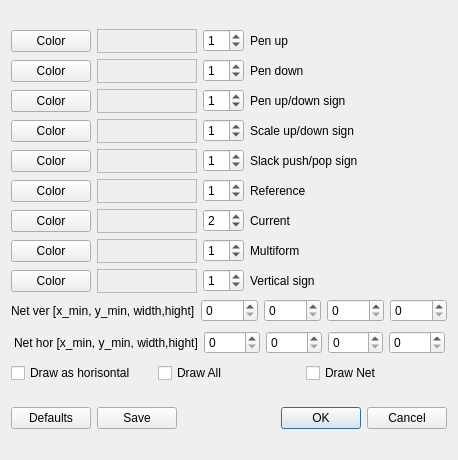
<?xml version="1.0" encoding="UTF-8"?>
<ui version="4.0">
 <class>DialogDrawVars</class>
 <widget class="QDialog" name="DialogDrawVars">
  <property name="geometry">
   <rect>
    <x>0</x>
    <y>0</y>
    <width>458</width>
    <height>460</height>
   </rect>
  </property>
  <property name="windowTitle">
   <string>Dialog</string>
  </property>
  <layout class="QVBoxLayout" name="verticalLayout_2">
   <item>
    <layout class="QVBoxLayout" name="verticalLayout">
     <item>
      <layout class="QHBoxLayout" name="horizontalLayout_2">
       <item>
        <widget class="QPushButton" name="pButton_color_pen_up">
         <property name="text">
          <string>Color</string>
         </property>
        </widget>
       </item>
       <item>
        <widget class="QGraphicsView" name="grView_color_pen_up">
         <property name="enabled">
          <bool>false</bool>
         </property>
         <property name="minimumSize">
          <size>
           <width>100</width>
           <height>0</height>
          </size>
         </property>
         <property name="maximumSize">
          <size>
           <width>100</width>
           <height>24</height>
          </size>
         </property>
         <property name="layoutDirection">
          <enum>Qt::LeftToRight</enum>
         </property>
         <property name="verticalScrollBarPolicy">
          <enum>Qt::ScrollBarAlwaysOff</enum>
         </property>
         <property name="horizontalScrollBarPolicy">
          <enum>Qt::ScrollBarAlwaysOff</enum>
         </property>
        </widget>
       </item>
       <item>
        <widget class="QSpinBox" name="spBox_width_pen_up">
         <property name="maximum">
          <number>16</number>
         </property>
         <property name="value">
          <number>1</number>
         </property>
        </widget>
       </item>
       <item>
        <widget class="QLabel" name="label_pen_up">
         <property name="text">
          <string>Pen up</string>
         </property>
        </widget>
       </item>
       <item>
        <spacer name="horizontalSpacer_2">
         <property name="orientation">
          <enum>Qt::Horizontal</enum>
         </property>
         <property name="sizeHint" stdset="0">
          <size>
           <width>40</width>
           <height>20</height>
          </size>
         </property>
        </spacer>
       </item>
      </layout>
     </item>
     <item>
      <layout class="QHBoxLayout" name="horizontalLayout">
       <item>
        <widget class="QPushButton" name="pButton_color_pen_down">
         <property name="text">
          <string>Color</string>
         </property>
        </widget>
       </item>
       <item>
        <widget class="QGraphicsView" name="grView_color_pen_down">
         <property name="enabled">
          <bool>false</bool>
         </property>
         <property name="minimumSize">
          <size>
           <width>100</width>
           <height>0</height>
          </size>
         </property>
         <property name="maximumSize">
          <size>
           <width>100</width>
           <height>24</height>
          </size>
         </property>
        </widget>
       </item>
       <item>
        <widget class="QSpinBox" name="spBox_width_pen_down">
         <property name="maximum">
          <number>16</number>
         </property>
         <property name="value">
          <number>1</number>
         </property>
        </widget>
       </item>
       <item>
        <widget class="QLabel" name="label_pen_down">
         <property name="text">
          <string>Pen down</string>
         </property>
        </widget>
       </item>
       <item>
        <spacer name="horizontalSpacer_4">
         <property name="orientation">
          <enum>Qt::Horizontal</enum>
         </property>
         <property name="sizeHint" stdset="0">
          <size>
           <width>40</width>
           <height>20</height>
          </size>
         </property>
        </spacer>
       </item>
      </layout>
     </item>
     <item>
      <layout class="QHBoxLayout" name="horizontalLayout_3">
       <item>
        <widget class="QPushButton" name="pButton_color_12">
         <property name="text">
          <string>Color</string>
         </property>
        </widget>
       </item>
       <item>
        <widget class="QGraphicsView" name="grView_color_12">
         <property name="enabled">
          <bool>false</bool>
         </property>
         <property name="minimumSize">
          <size>
           <width>100</width>
           <height>0</height>
          </size>
         </property>
         <property name="maximumSize">
          <size>
           <width>100</width>
           <height>24</height>
          </size>
         </property>
        </widget>
       </item>
       <item>
        <widget class="QSpinBox" name="spBox_width_12">
         <property name="maximum">
          <number>16</number>
         </property>
         <property name="value">
          <number>1</number>
         </property>
        </widget>
       </item>
       <item>
        <widget class="QLabel" name="label_12">
         <property name="text">
          <string>Pen up/down sign</string>
         </property>
        </widget>
       </item>
       <item>
        <spacer name="horizontalSpacer">
         <property name="orientation">
          <enum>Qt::Horizontal</enum>
         </property>
         <property name="sizeHint" stdset="0">
          <size>
           <width>40</width>
           <height>20</height>
          </size>
         </property>
        </spacer>
       </item>
      </layout>
     </item>
     <item>
      <layout class="QHBoxLayout" name="horizontalLayout_4">
       <item>
        <widget class="QPushButton" name="pButton_color_34">
         <property name="text">
          <string>Color</string>
         </property>
        </widget>
       </item>
       <item>
        <widget class="QGraphicsView" name="grView_color_34">
         <property name="enabled">
          <bool>false</bool>
         </property>
         <property name="minimumSize">
          <size>
           <width>100</width>
           <height>0</height>
          </size>
         </property>
         <property name="maximumSize">
          <size>
           <width>100</width>
           <height>24</height>
          </size>
         </property>
        </widget>
       </item>
       <item>
        <widget class="QSpinBox" name="spBox_width_34">
         <property name="maximum">
          <number>16</number>
         </property>
         <property name="value">
          <number>1</number>
         </property>
        </widget>
       </item>
       <item>
        <widget class="QLabel" name="label_34">
         <property name="text">
          <string>Scale up/down sign</string>
         </property>
        </widget>
       </item>
       <item>
        <spacer name="horizontalSpacer_3">
         <property name="orientation">
          <enum>Qt::Horizontal</enum>
         </property>
         <property name="sizeHint" stdset="0">
          <size>
           <width>40</width>
           <height>20</height>
          </size>
         </property>
        </spacer>
       </item>
      </layout>
     </item>
     <item>
      <layout class="QHBoxLayout" name="horizontalLayout_5">
       <item>
        <widget class="QPushButton" name="pButton_color_56">
         <property name="text">
          <string>Color</string>
         </property>
        </widget>
       </item>
       <item>
        <widget class="QGraphicsView" name="grView_color_56">
         <property name="enabled">
          <bool>false</bool>
         </property>
         <property name="minimumSize">
          <size>
           <width>100</width>
           <height>0</height>
          </size>
         </property>
         <property name="maximumSize">
          <size>
           <width>100</width>
           <height>24</height>
          </size>
         </property>
        </widget>
       </item>
       <item>
        <widget class="QSpinBox" name="spBox_width_56">
         <property name="maximum">
          <number>16</number>
         </property>
         <property name="value">
          <number>1</number>
         </property>
        </widget>
       </item>
       <item>
        <widget class="QLabel" name="label_56">
         <property name="text">
          <string>Slack push/pop sign</string>
         </property>
        </widget>
       </item>
       <item>
        <spacer name="horizontalSpacer_5">
         <property name="orientation">
          <enum>Qt::Horizontal</enum>
         </property>
         <property name="sizeHint" stdset="0">
          <size>
           <width>40</width>
           <height>20</height>
          </size>
         </property>
        </spacer>
       </item>
      </layout>
     </item>
     <item>
      <layout class="QHBoxLayout" name="horizontalLayout_6">
       <item>
        <widget class="QPushButton" name="pButton_color_7">
         <property name="text">
          <string>Color</string>
         </property>
        </widget>
       </item>
       <item>
        <widget class="QGraphicsView" name="grView_color_7">
         <property name="enabled">
          <bool>false</bool>
         </property>
         <property name="minimumSize">
          <size>
           <width>100</width>
           <height>0</height>
          </size>
         </property>
         <property name="maximumSize">
          <size>
           <width>100</width>
           <height>24</height>
          </size>
         </property>
        </widget>
       </item>
       <item>
        <widget class="QSpinBox" name="spBox_width_7">
         <property name="maximum">
          <number>16</number>
         </property>
         <property name="value">
          <number>1</number>
         </property>
        </widget>
       </item>
       <item>
        <widget class="QLabel" name="label_7">
         <property name="text">
          <string>Reference</string>
         </property>
        </widget>
       </item>
       <item>
        <spacer name="horizontalSpacer_6">
         <property name="orientation">
          <enum>Qt::Horizontal</enum>
         </property>
         <property name="sizeHint" stdset="0">
          <size>
           <width>40</width>
           <height>20</height>
          </size>
         </property>
        </spacer>
       </item>
      </layout>
     </item>
     <item>
      <layout class="QHBoxLayout" name="horizontalLayout_7">
       <item>
        <widget class="QPushButton" name="pButton_color_cur">
         <property name="text">
          <string>Color</string>
         </property>
        </widget>
       </item>
       <item>
        <widget class="QGraphicsView" name="grView_color_cur">
         <property name="enabled">
          <bool>false</bool>
         </property>
         <property name="minimumSize">
          <size>
           <width>100</width>
           <height>0</height>
          </size>
         </property>
         <property name="maximumSize">
          <size>
           <width>100</width>
           <height>24</height>
          </size>
         </property>
        </widget>
       </item>
       <item>
        <widget class="QSpinBox" name="spBox_width_cur">
         <property name="maximum">
          <number>16</number>
         </property>
         <property name="value">
          <number>2</number>
         </property>
        </widget>
       </item>
       <item>
        <widget class="QLabel" name="label_cur">
         <property name="text">
          <string>Current</string>
         </property>
        </widget>
       </item>
       <item>
        <spacer name="horizontalSpacer_7">
         <property name="orientation">
          <enum>Qt::Horizontal</enum>
         </property>
         <property name="sizeHint" stdset="0">
          <size>
           <width>40</width>
           <height>20</height>
          </size>
         </property>
        </spacer>
       </item>
      </layout>
     </item>
     <item>
      <layout class="QHBoxLayout" name="horizontalLayout_8">
       <item>
        <widget class="QPushButton" name="pButton_color_9d">
         <property name="text">
          <string>Color</string>
         </property>
        </widget>
       </item>
       <item>
        <widget class="QGraphicsView" name="grView_color_9d">
         <property name="enabled">
          <bool>false</bool>
         </property>
         <property name="minimumSize">
          <size>
           <width>100</width>
           <height>0</height>
          </size>
         </property>
         <property name="maximumSize">
          <size>
           <width>100</width>
           <height>24</height>
          </size>
         </property>
        </widget>
       </item>
       <item>
        <widget class="QSpinBox" name="spBox_width_9d">
         <property name="maximum">
          <number>16</number>
         </property>
         <property name="value">
          <number>1</number>
         </property>
        </widget>
       </item>
       <item>
        <widget class="QLabel" name="label_cur_2">
         <property name="text">
          <string>Multiform</string>
         </property>
        </widget>
       </item>
       <item>
        <spacer name="horizontalSpacer_8">
         <property name="orientation">
          <enum>Qt::Horizontal</enum>
         </property>
         <property name="sizeHint" stdset="0">
          <size>
           <width>40</width>
           <height>20</height>
          </size>
         </property>
        </spacer>
       </item>
      </layout>
     </item>
     <item>
      <layout class="QHBoxLayout" name="horizontalLayout_9">
       <item>
        <widget class="QPushButton" name="pButton_color_e">
         <property name="text">
          <string>Color</string>
         </property>
        </widget>
       </item>
       <item>
        <widget class="QGraphicsView" name="grView_color_e">
         <property name="enabled">
          <bool>false</bool>
         </property>
         <property name="minimumSize">
          <size>
           <width>100</width>
           <height>0</height>
          </size>
         </property>
         <property name="maximumSize">
          <size>
           <width>100</width>
           <height>24</height>
          </size>
         </property>
        </widget>
       </item>
       <item>
        <widget class="QSpinBox" name="spBox_width_e">
         <property name="maximum">
          <number>16</number>
         </property>
         <property name="value">
          <number>1</number>
         </property>
        </widget>
       </item>
       <item>
        <widget class="QLabel" name="label_e">
         <property name="text">
          <string>Vertical sign</string>
         </property>
        </widget>
       </item>
       <item>
        <spacer name="horizontalSpacer_9">
         <property name="orientation">
          <enum>Qt::Horizontal</enum>
         </property>
         <property name="sizeHint" stdset="0">
          <size>
           <width>40</width>
           <height>20</height>
          </size>
         </property>
        </spacer>
       </item>
      </layout>
     </item>
     <item>
      <layout class="QHBoxLayout" name="horizontalLayout_12">
       <property name="topMargin">
        <number>0</number>
       </property>
       <item>
        <widget class="QLabel" name="label_2">
         <property name="text">
          <string>Net ver [x_min, y_min, width,hight]</string>
         </property>
        </widget>
       </item>
       <item>
        <widget class="QSpinBox" name="spBox_net_ver_x_min"/>
       </item>
       <item>
        <widget class="QSpinBox" name="spBox_net_ver_y_min"/>
       </item>
       <item>
        <widget class="QSpinBox" name="spBox_net_ver_width"/>
       </item>
       <item>
        <widget class="QSpinBox" name="spBox_net_ver_hight"/>
       </item>
      </layout>
     </item>
     <item>
      <layout class="QHBoxLayout" name="horizontalLayout_11">
       <property name="leftMargin">
        <number>3</number>
       </property>
       <property name="topMargin">
        <number>3</number>
       </property>
       <property name="rightMargin">
        <number>2</number>
       </property>
       <property name="bottomMargin">
        <number>3</number>
       </property>
       <item>
        <widget class="QLabel" name="label">
         <property name="text">
          <string>Net hor [x_min, y_min, width,hight]</string>
         </property>
        </widget>
       </item>
       <item>
        <widget class="QSpinBox" name="spBox_net_x_min"/>
       </item>
       <item>
        <widget class="QSpinBox" name="spBox_net_y_min"/>
       </item>
       <item>
        <widget class="QSpinBox" name="spBox_net_width"/>
       </item>
       <item>
        <widget class="QSpinBox" name="spBox_net_hight"/>
       </item>
      </layout>
     </item>
     <item>
      <layout class="QHBoxLayout" name="horizontalLayout_13">
       <property name="topMargin">
        <number>0</number>
       </property>
       <property name="rightMargin">
        <number>0</number>
       </property>
       <item>
        <widget class="QCheckBox" name="chBox_drawHorisontal">
         <property name="text">
          <string extracomment="Рисовать тест как горизонтальный">Draw as horisontal</string>
         </property>
        </widget>
       </item>
       <item>
        <widget class="QCheckBox" name="chBox_drawAll">
         <property name="text">
          <string comment="Выполнять отрисовку всех подформ" extracomment="Выполнять отрисовку всех подформ">Draw All</string>
         </property>
        </widget>
       </item>
       <item>
        <widget class="QCheckBox" name="chBox_drawNet">
         <property name="text">
          <string extracomment="Рисовать вспомогательную сетку">Draw Net</string>
         </property>
        </widget>
       </item>
      </layout>
     </item>
    </layout>
   </item>
   <item>
    <layout class="QHBoxLayout" name="horizontalLayout_10">
     <item>
      <widget class="QPushButton" name="pButton_Defaults">
       <property name="text">
        <string>Defaults</string>
       </property>
      </widget>
     </item>
     <item>
      <widget class="QPushButton" name="pushButton_Save">
       <property name="text">
        <string>Save</string>
       </property>
      </widget>
     </item>
     <item>
      <widget class="QDialogButtonBox" name="buttonBox">
       <property name="orientation">
        <enum>Qt::Horizontal</enum>
       </property>
       <property name="standardButtons">
        <set>QDialogButtonBox::Cancel|QDialogButtonBox::Ok</set>
       </property>
      </widget>
     </item>
    </layout>
   </item>
  </layout>
 </widget>
 <tabstops>
  <tabstop>pButton_color_pen_up</tabstop>
  <tabstop>pButton_color_pen_down</tabstop>
  <tabstop>pButton_color_12</tabstop>
  <tabstop>pButton_color_34</tabstop>
  <tabstop>pButton_color_56</tabstop>
  <tabstop>pButton_color_7</tabstop>
  <tabstop>pButton_color_cur</tabstop>
  <tabstop>pButton_color_9d</tabstop>
  <tabstop>pButton_color_e</tabstop>
  <tabstop>spBox_width_pen_up</tabstop>
  <tabstop>spBox_width_pen_down</tabstop>
  <tabstop>spBox_width_12</tabstop>
  <tabstop>spBox_width_34</tabstop>
  <tabstop>spBox_width_56</tabstop>
  <tabstop>spBox_width_7</tabstop>
  <tabstop>spBox_width_cur</tabstop>
  <tabstop>spBox_width_9d</tabstop>
  <tabstop>spBox_width_e</tabstop>
  <tabstop>spBox_net_ver_x_min</tabstop>
  <tabstop>spBox_net_ver_y_min</tabstop>
  <tabstop>spBox_net_ver_width</tabstop>
  <tabstop>spBox_net_ver_hight</tabstop>
  <tabstop>spBox_net_x_min</tabstop>
  <tabstop>spBox_net_y_min</tabstop>
  <tabstop>spBox_net_width</tabstop>
  <tabstop>spBox_net_hight</tabstop>
  <tabstop>chBox_drawHorisontal</tabstop>
  <tabstop>chBox_drawAll</tabstop>
  <tabstop>chBox_drawNet</tabstop>
  <tabstop>pButton_Defaults</tabstop>
  <tabstop>pushButton_Save</tabstop>
  <tabstop>buttonBox</tabstop>
  <tabstop>grView_color_pen_up</tabstop>
  <tabstop>grView_color_pen_down</tabstop>
  <tabstop>grView_color_12</tabstop>
  <tabstop>grView_color_34</tabstop>
  <tabstop>grView_color_56</tabstop>
  <tabstop>grView_color_7</tabstop>
  <tabstop>grView_color_cur</tabstop>
  <tabstop>grView_color_9d</tabstop>
  <tabstop>grView_color_e</tabstop>
 </tabstops>
 <resources/>
 <connections>
  <connection>
   <sender>buttonBox</sender>
   <signal>accepted()</signal>
   <receiver>DialogDrawVars</receiver>
   <slot>accept()</slot>
   <hints>
    <hint type="sourcelabel">
     <x>377</x>
     <y>321</y>
    </hint>
    <hint type="destinationlabel">
     <x>331</x>
     <y>287</y>
    </hint>
   </hints>
  </connection>
  <connection>
   <sender>buttonBox</sender>
   <signal>rejected()</signal>
   <receiver>DialogDrawVars</receiver>
   <slot>reject()</slot>
   <hints>
    <hint type="sourcelabel">
     <x>377</x>
     <y>321</y>
    </hint>
    <hint type="destinationlabel">
     <x>338</x>
     <y>325</y>
    </hint>
   </hints>
  </connection>
  <connection>
   <sender>pButton_color_pen_up</sender>
   <signal>clicked()</signal>
   <receiver>DialogDrawVars</receiver>
   <slot>pB_color_pen_up_pressed()</slot>
   <hints>
    <hint type="sourcelabel">
     <x>23</x>
     <y>26</y>
    </hint>
    <hint type="destinationlabel">
     <x>164</x>
     <y>57</y>
    </hint>
   </hints>
  </connection>
  <connection>
   <sender>pButton_color_pen_down</sender>
   <signal>clicked()</signal>
   <receiver>DialogDrawVars</receiver>
   <slot>pB_color_pen_down_pressed()</slot>
   <hints>
    <hint type="sourcelabel">
     <x>47</x>
     <y>68</y>
    </hint>
    <hint type="destinationlabel">
     <x>163</x>
     <y>80</y>
    </hint>
   </hints>
  </connection>
  <connection>
   <sender>pButton_color_12</sender>
   <signal>clicked()</signal>
   <receiver>DialogDrawVars</receiver>
   <slot>pB_color_12_pressed()</slot>
   <hints>
    <hint type="sourcelabel">
     <x>71</x>
     <y>99</y>
    </hint>
    <hint type="destinationlabel">
     <x>163</x>
     <y>115</y>
    </hint>
   </hints>
  </connection>
  <connection>
   <sender>pButton_color_34</sender>
   <signal>clicked()</signal>
   <receiver>DialogDrawVars</receiver>
   <slot>pB_color_34_pressed()</slot>
   <hints>
    <hint type="sourcelabel">
     <x>25</x>
     <y>132</y>
    </hint>
    <hint type="destinationlabel">
     <x>168</x>
     <y>153</y>
    </hint>
   </hints>
  </connection>
  <connection>
   <sender>pButton_color_56</sender>
   <signal>clicked()</signal>
   <receiver>DialogDrawVars</receiver>
   <slot>pB_color_56_pressed()</slot>
   <hints>
    <hint type="sourcelabel">
     <x>46</x>
     <y>160</y>
    </hint>
    <hint type="destinationlabel">
     <x>169</x>
     <y>188</y>
    </hint>
   </hints>
  </connection>
  <connection>
   <sender>pButton_color_7</sender>
   <signal>clicked()</signal>
   <receiver>DialogDrawVars</receiver>
   <slot>pB_color_7_pressed()</slot>
   <hints>
    <hint type="sourcelabel">
     <x>72</x>
     <y>196</y>
    </hint>
    <hint type="destinationlabel">
     <x>168</x>
     <y>226</y>
    </hint>
   </hints>
  </connection>
  <connection>
   <sender>pButton_color_cur</sender>
   <signal>clicked()</signal>
   <receiver>DialogDrawVars</receiver>
   <slot>pB_color_cur_pressed()</slot>
   <hints>
    <hint type="sourcelabel">
     <x>34</x>
     <y>229</y>
    </hint>
    <hint type="destinationlabel">
     <x>169</x>
     <y>261</y>
    </hint>
   </hints>
  </connection>
  <connection>
   <sender>pButton_color_9d</sender>
   <signal>clicked()</signal>
   <receiver>DialogDrawVars</receiver>
   <slot>pB_color_9d_pressed()</slot>
   <hints>
    <hint type="sourcelabel">
     <x>60</x>
     <y>254</y>
    </hint>
    <hint type="destinationlabel">
     <x>172</x>
     <y>297</y>
    </hint>
   </hints>
  </connection>
  <connection>
   <sender>pButton_color_e</sender>
   <signal>clicked()</signal>
   <receiver>DialogDrawVars</receiver>
   <slot>pB_color_e_pressed()</slot>
   <hints>
    <hint type="sourcelabel">
     <x>85</x>
     <y>286</y>
    </hint>
    <hint type="destinationlabel">
     <x>108</x>
     <y>336</y>
    </hint>
   </hints>
  </connection>
  <connection>
   <sender>spBox_width_pen_up</sender>
   <signal>valueChanged(int)</signal>
   <receiver>DialogDrawVars</receiver>
   <slot>spB_width_pen_up_changed()</slot>
   <hints>
    <hint type="sourcelabel">
     <x>229</x>
     <y>31</y>
    </hint>
    <hint type="destinationlabel">
     <x>384</x>
     <y>25</y>
    </hint>
   </hints>
  </connection>
  <connection>
   <sender>spBox_width_pen_down</sender>
   <signal>editingFinished()</signal>
   <receiver>DialogDrawVars</receiver>
   <slot>spB_width_pen_down_changed()</slot>
   <hints>
    <hint type="sourcelabel">
     <x>232</x>
     <y>64</y>
    </hint>
    <hint type="destinationlabel">
     <x>382</x>
     <y>66</y>
    </hint>
   </hints>
  </connection>
  <connection>
   <sender>spBox_width_12</sender>
   <signal>editingFinished()</signal>
   <receiver>DialogDrawVars</receiver>
   <slot>spB_width_12_changed()</slot>
   <hints>
    <hint type="sourcelabel">
     <x>223</x>
     <y>95</y>
    </hint>
    <hint type="destinationlabel">
     <x>387</x>
     <y>107</y>
    </hint>
   </hints>
  </connection>
  <connection>
   <sender>spBox_width_34</sender>
   <signal>editingFinished()</signal>
   <receiver>DialogDrawVars</receiver>
   <slot>spB_width_34_changed()</slot>
   <hints>
    <hint type="sourcelabel">
     <x>227</x>
     <y>132</y>
    </hint>
    <hint type="destinationlabel">
     <x>387</x>
     <y>149</y>
    </hint>
   </hints>
  </connection>
  <connection>
   <sender>spBox_width_56</sender>
   <signal>editingFinished()</signal>
   <receiver>DialogDrawVars</receiver>
   <slot>spB_width_56_changed()</slot>
   <hints>
    <hint type="sourcelabel">
     <x>227</x>
     <y>164</y>
    </hint>
    <hint type="destinationlabel">
     <x>386</x>
     <y>187</y>
    </hint>
   </hints>
  </connection>
  <connection>
   <sender>spBox_width_7</sender>
   <signal>editingFinished()</signal>
   <receiver>DialogDrawVars</receiver>
   <slot>spB_width_7_changed()</slot>
   <hints>
    <hint type="sourcelabel">
     <x>252</x>
     <y>194</y>
    </hint>
    <hint type="destinationlabel">
     <x>387</x>
     <y>223</y>
    </hint>
   </hints>
  </connection>
  <connection>
   <sender>spBox_width_9d</sender>
   <signal>editingFinished()</signal>
   <receiver>DialogDrawVars</receiver>
   <slot>spB_width_9d_changed()</slot>
   <hints>
    <hint type="sourcelabel">
     <x>252</x>
     <y>254</y>
    </hint>
    <hint type="destinationlabel">
     <x>387</x>
     <y>312</y>
    </hint>
   </hints>
  </connection>
  <connection>
   <sender>spBox_width_cur</sender>
   <signal>editingFinished()</signal>
   <receiver>DialogDrawVars</receiver>
   <slot>spB_width_cur_changed()</slot>
   <hints>
    <hint type="sourcelabel">
     <x>252</x>
     <y>231</y>
    </hint>
    <hint type="destinationlabel">
     <x>387</x>
     <y>265</y>
    </hint>
   </hints>
  </connection>
  <connection>
   <sender>spBox_width_e</sender>
   <signal>valueChanged(int)</signal>
   <receiver>DialogDrawVars</receiver>
   <slot>spB_width_e_changed()</slot>
   <hints>
    <hint type="sourcelabel">
     <x>252</x>
     <y>288</y>
    </hint>
    <hint type="destinationlabel">
     <x>387</x>
     <y>343</y>
    </hint>
   </hints>
  </connection>
  <connection>
   <sender>pButton_Defaults</sender>
   <signal>pressed()</signal>
   <receiver>DialogDrawVars</receiver>
   <slot>pB_Defaults_pressed()</slot>
   <hints>
    <hint type="sourcelabel">
     <x>49</x>
     <y>321</y>
    </hint>
    <hint type="destinationlabel">
     <x>91</x>
     <y>343</y>
    </hint>
   </hints>
  </connection>
  <connection>
   <sender>pushButton_Save</sender>
   <signal>pressed()</signal>
   <receiver>DialogDrawVars</receiver>
   <slot>pB_Save_pressed()</slot>
   <hints>
    <hint type="sourcelabel">
     <x>138</x>
     <y>321</y>
    </hint>
    <hint type="destinationlabel">
     <x>132</x>
     <y>343</y>
    </hint>
   </hints>
  </connection>
 </connections>
 <slots>
  <slot>pB_color_pen_up_pressed()</slot>
  <slot>pB_color_pen_down_pressed()</slot>
  <slot>pB_color_12_pressed()</slot>
  <slot>pB_color_34_pressed()</slot>
  <slot>pB_color_56_pressed()</slot>
  <slot>pB_color_7_pressed()</slot>
  <slot>pB_color_cur_pressed()</slot>
  <slot>pB_color_9d_pressed()</slot>
  <slot>pB_color_e_pressed()</slot>
  <slot>spB_width_pen_up_changed()</slot>
  <slot>spB_width_pen_down_changed()</slot>
  <slot>spB_width_12_changed()</slot>
  <slot>spB_width_34_changed()</slot>
  <slot>spB_width_56_changed()</slot>
  <slot>spB_width_7_changed()</slot>
  <slot>spB_width_cur_changed()</slot>
  <slot>spB_width_9d_changed()</slot>
  <slot>spB_width_e_changed()</slot>
  <slot>pB_Defaults_pressed()</slot>
  <slot>pB_Save_pressed()</slot>
 </slots>
</ui>
